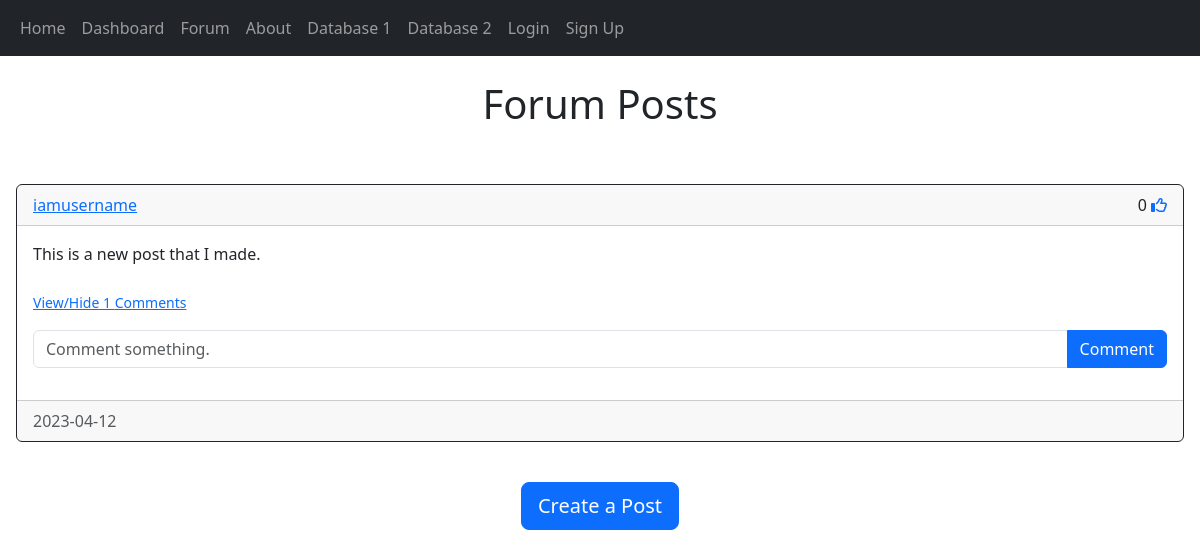
/forum, run on an earlier commit of the app's database.
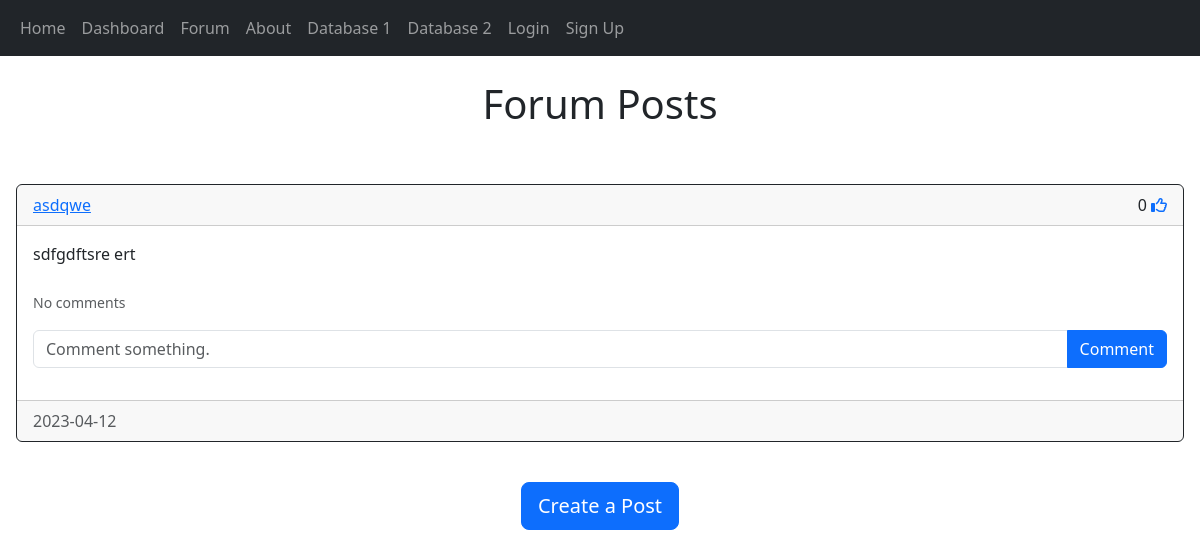
And on a later commit of the database.
### crayfish_analysis_app/models.py (models this page shows, shortened)
class Post(db.Model):
    __tablename__ = "post"
    id = db.Column(db.Integer, primary_key=True)
    date_created = db.Column(db.Date, nullable=True, default=datetime.utcnow)
    text = db.Column(db.Text, nullable=False)
    author = db.Column(db.Integer, db.ForeignKey('user.id', ondelete='CASCADE'), nullable=False)
    comments = db.relationship('Comment', backref='post', passive_deletes=True)
    likes = db.relationship('Like', backref='Post', passive_deletes=True)

class User(db.Model, UserMixin):
    __tablename__ = "user"
    id = db.Column(db.Integer, primary_key=True)
    date_created = db.Column(db.Date, nullable=True, default=datetime.utcnow)
    username = db.Column(db.String(150), unique=True, nullable=False)
    email = db.Column(db.String(150), unique=True, nullable=False)
    password = db.Column(db.String(150), nullable=False)
    posts = db.relationship('Post', backref='user', passive_deletes=True)
    comments = db.relationship('Comment', backref='user', passive_deletes=True)
    likes = db.relationship('Like', backref='user', passive_deletes=True)

### crayfish_analysis_app/views.py (the view)
@main_bp.route("/forum")
def forum():
    posts = Post.query.all()
    return render_template('forum.html', user=current_user, posts=posts)

### crayfish_analysis_app/templates/forum.html (shortened to what this page needs)
{% extends "posts_div.html" %}
{% block header1 %}Forum Posts{% endblock %}

### crayfish_analysis_app/templates/posts_div.html (shortened to what this page needs)
{% extends "base.html" %}
{% block content%}
<br />
<h1 align="center">{% block header1 %}{% endblock %}</h1>
<br />
<div class="card border-0">
    <div class="card-body">
      <div>
        <div id="posts">
            {% for post in posts %}
            <div class="card border-dark">
                <div class="card-header d-flex justify-content-between align-items-center">
                    <a href="/posts/{{post.user.username}}">{{post.user.username}}</a>
                    <div>
                        {{post.likes|length}}
                        {% if user.id in post.likes|map(attribute="author")|list %}
                        <a href="/like-post/{{post.id}}"><i class="fas fa-thumbs-up"></i></a>
                        {% else %}
                        <a href="/like-post/{{post.id}}"><i class="far fa-thumbs-up"></i></a>
                        {% endif %}
                    </div>
                </div>
                <div class="card-body">
                    <div class="card-text">{{post.text}}</div>
                    <br />
                    <p class="card-text">
                        {% if post.comments|length > 0 %}
                        <a data-bs-toggle="collapse" href="#comments-{{post.id}}" role="button">
                            <small>View/Hide {{post.comments|length}} Comments</small>
                        </a>
                        {% else %}
                        <small class="text-muted">No comments</small>
                        {% endif %}
                    </p>
                    <form class="input-group mb-3" method="POST" action="/create-comment/{{post.id}}">
                        <input type="text" id="text" name="text" class="form-control" placeholder="Comment something."/>
                        <button type="submit" class="btn btn-primary">Comment</button>
                    </form>
                </div>
                <div class="card-footer text-muted">{{post.date_created}}</div>
            </div>
            <br />
            {% endfor %}
        </div>
      </div>
    </div>
  </div>
{% block footer %}
    <div align="center">
        <a href="/create-post">
            <button type="button" class="btn btn-primary btn-lg">
                Create a Post
            </button>
        </a>
    </div>
    <br />
{% endblock %}
{% endblock %}

### crayfish_analysis_app/templates/base.html (shortened to what this page needs)
<!DOCTYPE html>
<html lang="en">
<head>
    <link href="https://cdn.jsdelivr.net/npm/bootstrap@5.3.0-alpha2/dist/css/bootstrap.min.css" rel="stylesheet">
</head>
<body>
    <nav class="navbar navbar-expand-lg navbar-dark bg-dark">
        <div class="container-fluid">
        <div class="collapse navbar-collapse" id="navbar">
            <div class="navbar-nav">
            <a class="nav-item nav-link" href="/home">Home</a>
            <a class="nav-item nav-link" href="/dashboard">Dashboard</a>
            <a class="nav-item nav-link" href="/forum">Forum</a>
            <a class="nav-item nav-link" href="/about">About</a>
            <a class="nav-item nav-link" href="/crayfish1">Database 1</a>
            <a class="nav-item nav-link" href="/crayfish2">Database 2</a>
            {% if user.is_authenticated %}
              <a class="nav-item nav-link" href="/account-management">Account Management</a>
              <a class="nav-item nav-link" href="/logout">Logout</a>
              {% else %}
              <a class="nav-item nav-link" href="/login">Login</a>
              <a class="nav-item nav-link" href="/signup">Sign Up</a>
              {% endif %}
            </div>
          </div>
        </div>
    </nav>
    <div class="containter">{% block content%}{% endblock %}</div>
</body>
</html>

What changed in the data, as far as the page shows it:
removed Post: user.username "iamusername", likes|length "0", text "This is a new post that I made.", comments|length "1", date_created "2023-04-12"
added Post: user.username "asdqwe", likes|length "0", text "sdfgdftsre ert", shows "No comments", date_created "2023-04-12"
